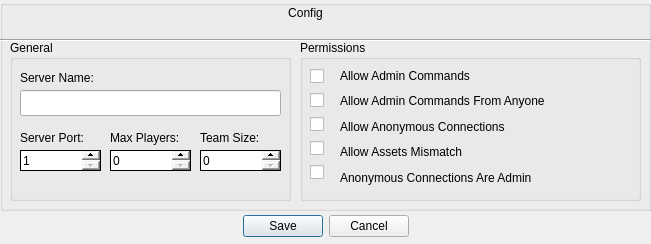
<?xml version="1.0" encoding="UTF-8"?>
<ui version="4.0">
 <class>Dialog</class>
 <widget class="QDialog" name="Dialog">
  <property name="geometry">
   <rect>
    <x>0</x>
    <y>0</y>
    <width>651</width>
    <height>244</height>
   </rect>
  </property>
  <property name="minimumSize">
   <size>
    <width>651</width>
    <height>244</height>
   </size>
  </property>
  <property name="maximumSize">
   <size>
    <width>651</width>
    <height>16777215</height>
   </size>
  </property>
  <property name="windowTitle">
   <string>Config</string>
  </property>
  <property name="styleSheet">
   <string notr="true">QDialog { background-color: rgb(236, 236, 236) }\n</string>
  </property>
  <widget class="QDialogButtonBox" name="buttonBox">
   <property name="geometry">
    <rect>
     <x>0</x>
     <y>210</y>
     <width>651</width>
     <height>32</height>
    </rect>
   </property>
   <property name="maximumSize">
    <size>
     <width>651</width>
     <height>32</height>
    </size>
   </property>
   <property name="layoutDirection">
    <enum>Qt::LayoutDirection::LeftToRight</enum>
   </property>
   <property name="orientation">
    <enum>Qt::Orientation::Horizontal</enum>
   </property>
   <property name="standardButtons">
    <set>QDialogButtonBox::StandardButton::Cancel|QDialogButtonBox::StandardButton::Save</set>
   </property>
   <property name="centerButtons">
    <bool>true</bool>
   </property>
  </widget>
  <widget class="QGroupBox" name="groupBox">
   <property name="geometry">
    <rect>
     <x>0</x>
     <y>0</y>
     <width>651</width>
     <height>211</height>
    </rect>
   </property>
   <property name="title">
    <string/>
   </property>
   <widget class="Line" name="line_4">
    <property name="geometry">
     <rect>
      <x>0</x>
      <y>30</y>
      <width>651</width>
      <height>21</height>
     </rect>
    </property>
    <property name="styleSheet">
     <string notr="true"/>
    </property>
    <property name="frameShadow">
     <enum>QFrame::Shadow::Sunken</enum>
    </property>
    <property name="lineWidth">
     <number>1</number>
    </property>
    <property name="orientation">
     <enum>Qt::Orientation::Horizontal</enum>
    </property>
   </widget>
   <widget class="QLabel" name="label">
    <property name="geometry">
     <rect>
      <x>210</x>
      <y>6</y>
      <width>191</width>
      <height>41</height>
     </rect>
    </property>
    <property name="styleSheet">
     <string notr="true">font: 700 18pt &quot;Arial&quot;;</string>
    </property>
    <property name="text">
     <string>Config</string>
    </property>
    <property name="alignment">
     <set>Qt::AlignmentFlag::AlignHCenter|Qt::AlignmentFlag::AlignTop</set>
    </property>
   </widget>
   <widget class="QGroupBox" name="groupBox_2">
    <property name="geometry">
     <rect>
      <x>10</x>
      <y>40</y>
      <width>281</width>
      <height>161</height>
     </rect>
    </property>
    <property name="title">
     <string>General</string>
    </property>
    <widget class="QLineEdit" name="lineEditServerName">
     <property name="geometry">
      <rect>
       <x>10</x>
       <y>50</y>
       <width>261</width>
       <height>26</height>
      </rect>
     </property>
    </widget>
    <widget class="QLabel" name="label_2">
     <property name="geometry">
      <rect>
       <x>10</x>
       <y>30</y>
       <width>81</width>
       <height>16</height>
      </rect>
     </property>
     <property name="text">
      <string>Server Name:</string>
     </property>
    </widget>
    <widget class="QLabel" name="label_3">
     <property name="geometry">
      <rect>
       <x>10</x>
       <y>90</y>
       <width>71</width>
       <height>16</height>
      </rect>
     </property>
     <property name="text">
      <string>Server Port:</string>
     </property>
    </widget>
    <widget class="QLabel" name="label_4">
     <property name="geometry">
      <rect>
       <x>100</x>
       <y>90</y>
       <width>71</width>
       <height>16</height>
      </rect>
     </property>
     <property name="text">
      <string>Max Players:</string>
     </property>
    </widget>
    <widget class="QLabel" name="label_5">
     <property name="geometry">
      <rect>
       <x>190</x>
       <y>90</y>
       <width>71</width>
       <height>16</height>
      </rect>
     </property>
     <property name="text">
      <string>Team Size:</string>
     </property>
    </widget>
    <widget class="QSpinBox" name="spinBoxServerPort">
     <property name="geometry">
      <rect>
       <x>10</x>
       <y>110</y>
       <width>81</width>
       <height>21</height>
      </rect>
     </property>
     <property name="styleSheet">
      <string notr="true">QSpinBox {
	border: 1px solid;
}
QSpinBox::down-button {
    subcontrol-position: bottom right;
    width: 18px;
}
QSpinBox::up-button {
    subcontrol-position: top right;
    width: 18px;
}</string>
     </property>
     <property name="accelerated">
      <bool>true</bool>
     </property>
     <property name="minimum">
      <number>1</number>
     </property>
     <property name="maximum">
      <number>65535</number>
     </property>
    </widget>
    <widget class="QSpinBox" name="spinBoxMaxPlayers">
     <property name="geometry">
      <rect>
       <x>100</x>
       <y>110</y>
       <width>81</width>
       <height>21</height>
      </rect>
     </property>
     <property name="styleSheet">
      <string notr="true">QSpinBox {
	border: 1px solid;
}
QSpinBox::down-button {
    subcontrol-position: bottom right;
    width: 18px;
}
QSpinBox::up-button {
    subcontrol-position: top right;
    width: 18px;
}</string>
     </property>
     <property name="accelerated">
      <bool>true</bool>
     </property>
     <property name="maximum">
      <number>99999</number>
     </property>
    </widget>
    <widget class="QSpinBox" name="spinBoxTeamSize">
     <property name="geometry">
      <rect>
       <x>190</x>
       <y>110</y>
       <width>81</width>
       <height>21</height>
      </rect>
     </property>
     <property name="styleSheet">
      <string notr="true">QSpinBox {
	border: 1px solid;
}
QSpinBox::down-button {
    subcontrol-position: bottom right;
    width: 18px;
}
QSpinBox::up-button {
    subcontrol-position: top right;
    width: 18px;
}</string>
     </property>
     <property name="accelerated">
      <bool>true</bool>
     </property>
     <property name="maximum">
      <number>999</number>
     </property>
    </widget>
   </widget>
   <widget class="QGroupBox" name="groupBox_3">
    <property name="geometry">
     <rect>
      <x>300</x>
      <y>40</y>
      <width>341</width>
      <height>161</height>
     </rect>
    </property>
    <property name="title">
     <string>Permissions</string>
    </property>
    <widget class="QWidget" name="verticalLayoutWidget">
     <property name="geometry">
      <rect>
       <x>40</x>
       <y>26</y>
       <width>251</width>
       <height>121</height>
      </rect>
     </property>
     <layout class="QVBoxLayout" name="verticalLayout">
      <property name="spacing">
       <number>6</number>
      </property>
      <item>
       <widget class="QLabel" name="label_7">
        <property name="text">
         <string>Allow Admin Commands</string>
        </property>
       </widget>
      </item>
      <item>
       <widget class="QLabel" name="label_6">
        <property name="text">
         <string>Allow Admin Commands From Anyone</string>
        </property>
       </widget>
      </item>
      <item>
       <widget class="QLabel" name="label_9">
        <property name="text">
         <string>Allow Anonymous Connections</string>
        </property>
       </widget>
      </item>
      <item>
       <widget class="QLabel" name="label_8">
        <property name="text">
         <string>Allow Assets Mismatch</string>
        </property>
       </widget>
      </item>
      <item>
       <widget class="QLabel" name="label_10">
        <property name="text">
         <string>Anonymous Connections Are Admin</string>
        </property>
       </widget>
      </item>
     </layout>
    </widget>
    <widget class="QWidget" name="verticalLayoutWidget_2">
     <property name="geometry">
      <rect>
       <x>10</x>
       <y>26</y>
       <width>31</width>
       <height>121</height>
      </rect>
     </property>
     <layout class="QVBoxLayout" name="verticalLayout_2">
      <property name="spacing">
       <number>6</number>
      </property>
      <item>
       <widget class="QCheckBox" name="checkBoxAllowAdminCommands">
        <property name="text">
         <string/>
        </property>
       </widget>
      </item>
      <item>
       <widget class="QCheckBox" name="checkBoxAllowAdminCommandsFromAnyone">
        <property name="text">
         <string/>
        </property>
       </widget>
      </item>
      <item>
       <widget class="QCheckBox" name="checkBoxAllowAnonymousConnections">
        <property name="text">
         <string/>
        </property>
       </widget>
      </item>
      <item>
       <widget class="QCheckBox" name="checkBoxAllowAssetsMismatch">
        <property name="text">
         <string/>
        </property>
       </widget>
      </item>
      <item>
       <widget class="QCheckBox" name="checkBoxAnonymousConnectionsAreAdmin">
        <property name="text">
         <string/>
        </property>
       </widget>
      </item>
     </layout>
    </widget>
   </widget>
  </widget>
  <zorder>groupBox</zorder>
  <zorder>buttonBox</zorder>
 </widget>
 <resources/>
 <connections>
  <connection>
   <sender>buttonBox</sender>
   <signal>accepted()</signal>
   <receiver>Dialog</receiver>
   <slot>accept()</slot>
   <hints>
    <hint type="sourcelabel">
     <x>248</x>
     <y>254</y>
    </hint>
    <hint type="destinationlabel">
     <x>157</x>
     <y>274</y>
    </hint>
   </hints>
  </connection>
  <connection>
   <sender>buttonBox</sender>
   <signal>rejected()</signal>
   <receiver>Dialog</receiver>
   <slot>reject()</slot>
   <hints>
    <hint type="sourcelabel">
     <x>316</x>
     <y>260</y>
    </hint>
    <hint type="destinationlabel">
     <x>286</x>
     <y>274</y>
    </hint>
   </hints>
  </connection>
 </connections>
</ui>
